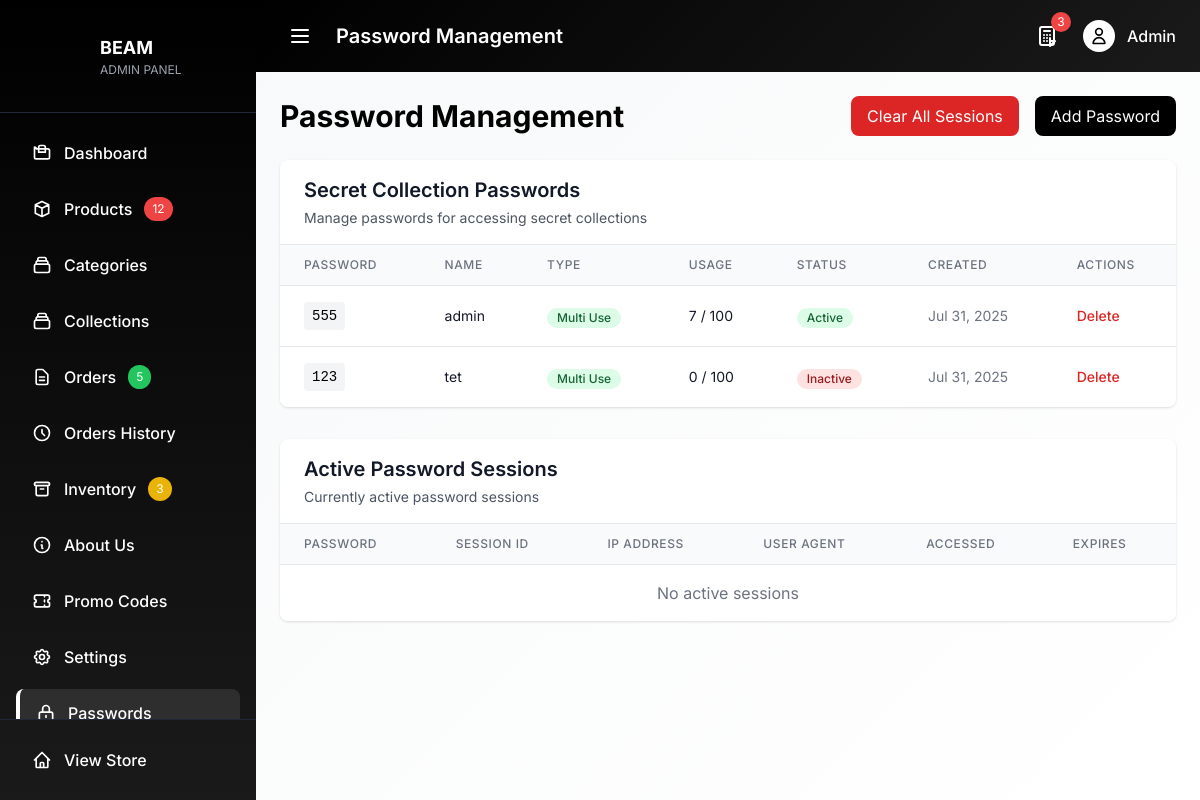
Page /admin/passwords.php on the committed database.
### tables this page shows
CREATE TABLE `passwords` (
  `id` int(11) NOT NULL,
  `password` varchar(255) NOT NULL,
  `name` varchar(100) DEFAULT NULL,
  `single_use` tinyint(1) DEFAULT 0,
  `used_count` int(11) DEFAULT 0,
  `max_uses` int(11) DEFAULT NULL,
  `created_at` timestamp NOT NULL DEFAULT current_timestamp(),
  `expires_at` timestamp NULL DEFAULT NULL,
  `is_active` tinyint(1) DEFAULT 1
);

### admin/passwords.php (the view, shortened to what this page needs)
<?php
$pdo = getDBConnection();
$stmt = $pdo->query("SELECT * FROM passwords ORDER BY created_at DESC");
$passwords = $stmt->fetchAll();
$activeSessions = getActivePasswordSessions();
?>
<!DOCTYPE html>
<html lang="en">
<head>
    <script src="https://cdn.tailwindcss.com"></script>
    <link rel="stylesheet" href="../style.css">
    <link rel="stylesheet" href="admin.css">
</head>
<body class="bg-gray-50 font-['Inter']">
    <div class="flex h-screen">
        <?php $currentPage = 'passwords'; include 'includes/sidebar.php'; ?>
        <div class="flex-1 flex flex-col overflow-hidden">
            <?php $pageTitle = 'Password Management'; include 'includes/header.php'; ?>
            <main class="content-area flex-1 overflow-y-auto p-6">
                <div class="flex justify-between items-center mb-6">
                    <h1 class="text-3xl font-bold">Password Management</h1>
                    <div class="flex items-center space-x-4">
                        <button onclick="clearAllSessions()" class="bg-red-600 text-white px-4 py-2 rounded-lg hover:bg-red-700 transition-colors">
                            Clear All Sessions
                        </button>
                        <button onclick="document.getElementById('addPasswordModal').classList.remove('hidden')" class="bg-black text-white px-4 py-2 rounded-lg hover:bg-gray-800 transition-colors">
                            Add Password
                        </button>
                    </div>
                </div>
                <div class="bg-white rounded-lg shadow overflow-hidden">
                    <div class="px-6 py-4 border-b border-gray-200">
                        <h2 class="text-xl font-semibold text-gray-900">Secret Collection Passwords</h2>
                        <p class="text-sm text-gray-600 mt-1">Manage passwords for accessing secret collections</p>
                    </div>
                    <div class="overflow-x-auto">
                        <table class="min-w-full divide-y divide-gray-200">
                            <thead class="bg-gray-50">
                                <tr>
                                    <th class="px-6 py-3 text-left text-xs font-medium text-gray-500 uppercase tracking-wider">Password</th>
                                    <th class="px-6 py-3 text-left text-xs font-medium text-gray-500 uppercase tracking-wider">Name</th>
                                    <th class="px-6 py-3 text-left text-xs font-medium text-gray-500 uppercase tracking-wider">Type</th>
                                    <th class="px-6 py-3 text-left text-xs font-medium text-gray-500 uppercase tracking-wider">Usage</th>
                                    <th class="px-6 py-3 text-left text-xs font-medium text-gray-500 uppercase tracking-wider">Status</th>
                                    <th class="px-6 py-3 text-left text-xs font-medium text-gray-500 uppercase tracking-wider">Created</th>
                                    <th class="px-6 py-3 text-left text-xs font-medium text-gray-500 uppercase tracking-wider">Actions</th>
                                </tr>
                            </thead>
                            <tbody class="bg-white divide-y divide-gray-200">
                                <?php
                                $groupedPasswords = [];
                                foreach ($passwords as $password) {
                                    $baseName = preg_replace('/\s+#\d+$/', '', $password['name']);
                                    if (!isset($groupedPasswords[$baseName])) {
                                        $groupedPasswords[$baseName] = [];
                                    }
                                    $groupedPasswords[$baseName][] = $password;
                                }
                                foreach ($groupedPasswords as $baseName => $passwordGroup):
                                    $mainPassword = $passwordGroup[0];
                                ?>
                                <tr class="password-group-row" data-group="<?php echo htmlspecialchars($baseName); ?>">
                                    <td class="px-6 py-4 whitespace-nowrap">
                                        <div class="flex items-center">
                                            <span class="font-mono text-sm bg-gray-100 px-2 py-1 rounded"><?php echo htmlspecialchars($mainPassword['password']); ?></span>
                                        </div>
                                    </td>
                                    <td class="px-6 py-4 whitespace-nowrap text-sm text-gray-900">
                                        <?php echo htmlspecialchars($baseName); ?>
                                    </td>
                                    <td class="px-6 py-4 whitespace-nowrap">
                                        <?php if ($mainPassword['single_use']): ?>
                                            <span class="inline-flex items-center px-2.5 py-0.5 rounded-full text-xs font-medium bg-red-100 text-red-800">
                                                Single Use
                                            </span>
                                        <?php else: ?>
                                            <span class="inline-flex items-center px-2.5 py-0.5 rounded-full text-xs font-medium bg-green-100 text-green-800">
                                                Multi Use
                                            </span>
                                        <?php endif; ?>
                                    </td>
                                    <td class="px-6 py-4 whitespace-nowrap text-sm text-gray-900">
                                        <?php
                                        $totalUsed = array_sum(array_column($passwordGroup, 'used_count'));
                                        $totalMax = array_sum(array_column($passwordGroup, 'max_uses'));
                                        echo $totalUsed;
                                        if ($totalMax > 0): ?>
                                            / <?php echo $totalMax; ?>
                                        <?php endif; ?>
                                    </td>
                                    <td class="px-6 py-4 whitespace-nowrap">
                                        <?php
                                        $isExpired = $mainPassword['expires_at'] && strtotime($mainPassword['expires_at']) < time();
                                        $isMaxedOut = $totalMax && $totalUsed >= $totalMax;
                                        $isSingleUsed = $mainPassword['single_use'] && $totalUsed > 0;
                                        if ($isExpired || $isMaxedOut || $isSingleUsed): ?>
                                            <span class="inline-flex items-center px-2.5 py-0.5 rounded-full text-xs font-medium bg-red-100 text-red-800">
                                                Inactive
                                            </span>
                                        <?php else: ?>
                                            <span class="inline-flex items-center px-2.5 py-0.5 rounded-full text-xs font-medium bg-green-100 text-green-800">
                                                Active
                                            </span>
                                        <?php endif; ?>
                                    </td>
                                    <td class="px-6 py-4 whitespace-nowrap text-sm text-gray-500">
                                        <?php echo date('M j, Y', strtotime($mainPassword['created_at'])); ?>
                                    </td>
                                    <td class="px-6 py-4 whitespace-nowrap text-sm font-medium">
                                        <div class="flex items-center space-x-2">
                                            <form method="POST" class="inline" onsubmit="return confirm('Are you sure you want to delete this password group?')">
                                                <button type="submit" class="text-red-600 hover:text-red-900">Delete</button>
                                            </form>
                                        </div>
                                    </td>
                                </tr>
                                <?php endforeach; ?>
                            </tbody>
                        </table>
                    </div>
                </div>
                <div class="bg-white rounded-lg shadow overflow-hidden mt-8">
                    <div class="px-6 py-4 border-b border-gray-200">
                        <h2 class="text-xl font-semibold text-gray-900">Active Password Sessions</h2>
                        <p class="text-sm text-gray-600 mt-1">Currently active password sessions</p>
                    </div>
                    <div class="overflow-x-auto">
                        <table class="min-w-full divide-y divide-gray-200">
                            <thead class="bg-gray-50">
                                <tr>
                                    <th class="px-6 py-3 text-left text-xs font-medium text-gray-500 uppercase tracking-wider">Password</th>
                                    <th class="px-6 py-3 text-left text-xs font-medium text-gray-500 uppercase tracking-wider">Session ID</th>
                                    <th class="px-6 py-3 text-left text-xs font-medium text-gray-500 uppercase tracking-wider">IP Address</th>
                                    <th class="px-6 py-3 text-left text-xs font-medium text-gray-500 uppercase tracking-wider">User Agent</th>
                                    <th class="px-6 py-3 text-left text-xs font-medium text-gray-500 uppercase tracking-wider">Accessed</th>
                                    <th class="px-6 py-3 text-left text-xs font-medium text-gray-500 uppercase tracking-wider">Expires</th>
                                </tr>
                            </thead>
                            <tbody class="bg-white divide-y divide-gray-200">
                                <?php if (empty($activeSessions)): ?>
                                <tr>
                                    <td colspan="6" class="px-6 py-4 text-center text-gray-500">
                                        No active sessions
                                    </td>
                                </tr>
                                <?php endif; ?>
                            </tbody>
                        </table>
                    </div>
                </div>
            </main>
        </div>
    </div>
</body>
</html>

### style.css (style rules this page uses)
body { font-family: 'Inter', sans-serif; margin: 0; padding: 0; overflow-x: hidden; }
button, .size-btn, .quantity-btn { transition: all 0.2s ease; }

### admin/admin.css (style rules this page uses)
.content-area { background: linear-gradient(135deg, #f8f9fa 0%, #ffffff 100%); }

### rows in the picture
passwords: password "555", created_at "Jul 31, 2025"
passwords: password "123", name "tet", single_use "Multi Use", totalUsed "0", totalMax "100", shows "Inactive", created_at "Jul 31, 2025"

### other values in the picture
$pageTitle "Password Management"
$baseName "admin"
$totalUsed "7"
$totalMax "100"
